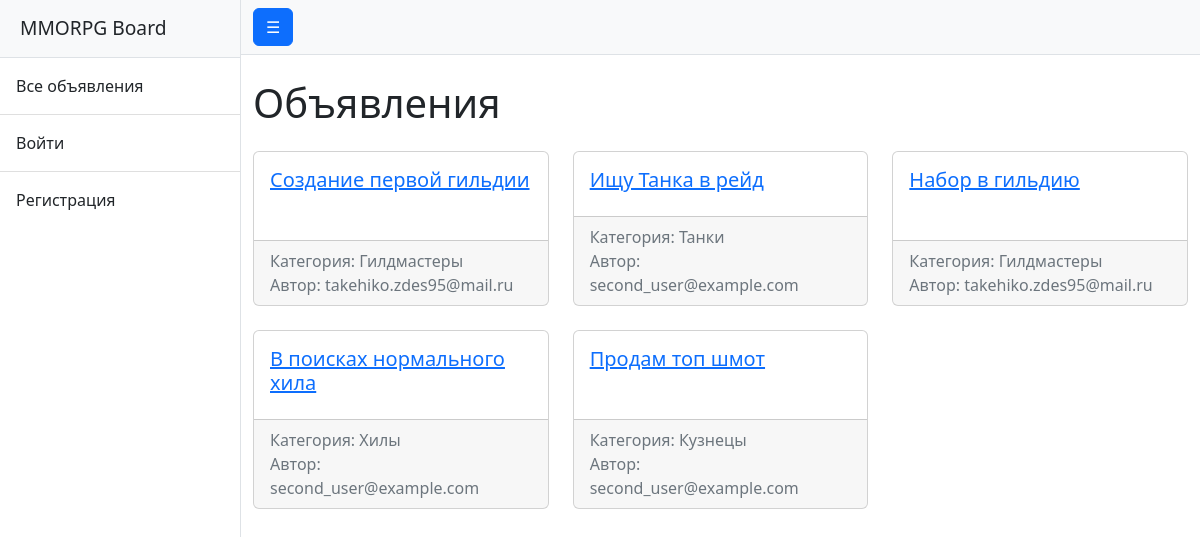
The page / on the database its author committed.
### board/models.py (models this page shows, shortened)
class Advertisement(models.Model):
    author = models.ForeignKey(User, on_delete=models.CASCADE, related_name='advertisements')
    category = models.ForeignKey(Category, on_delete=models.PROTECT, related_name='advertisements')
    title = models.CharField(max_length=200)
    content = RichTextUploadingField()
    created_at = models.DateTimeField(auto_now_add=True)
    updated_at = models.DateTimeField(auto_now=True)

class Category(models.Model):
    name = models.CharField(max_length=50, unique=True)

### accounts/models.py (models this page shows)
class User(AbstractUser):
    username = None
    email = models.EmailField(unique=True)
    USERNAME_FIELD = 'email'
    REQUIRED_FIELDS = []
    objects = UserManager()

### board/views.py (the view)
# urls.py: path('', AdvertisementListView.as_view(), name='advertisement_list'),
class AdvertisementListView(ListView):
    model = Advertisement
    template_name = 'board/advertisement_list.html'
    context_object_name = 'advertisements'

### board/templates/board/advertisement_list.html (shortened to what this page needs)
{% extends "base.html" %}
{% block content %}
<h1 class="mb-4">Объявления</h1>
{% if advertisements %}
    <div class="row">
        {% for ad in advertisements %}
            <div class="col-md-6 col-lg-4 mb-4">
                <div class="card h-100">
                    <div class="card-body">
                        <h5 class="card-title">
                            <a href="{% url 'board:advertisement_detail' ad.pk %}">
                                {{ ad.title }}
                            </a>
                        </h5>
                    </div>
                    <div class="card-footer text-muted">
                        Категория: {{ ad.category.name }}<br>
                        Автор: {{ ad.author.email }}
                    </div>
                </div>
            </div>
        {% endfor %}
    </div>
{% else %}
    <p>Объявлений пока нет.</p>
{% endif %}
{% endblock %}

### rows shown on the page
Advertisement: title "Создание первой гильдии", category.name "Гилдмастеры", author.email "takehiko.zdes95@mail.ru"
Advertisement: title "Ищу Танка в рейд", category.name "Танки", author.email "second_user@example.com"
Advertisement: title "Набор в гильдию", category.name "Гилдмастеры", author.email "takehiko.zdes95@mail.ru"
Advertisement: title "В поисках нормального хила", category.name "Хилы", author.email "second_user@example.com"
Advertisement: title "Продам топ шмот", category.name "Кузнецы", author.email "second_user@example.com"
